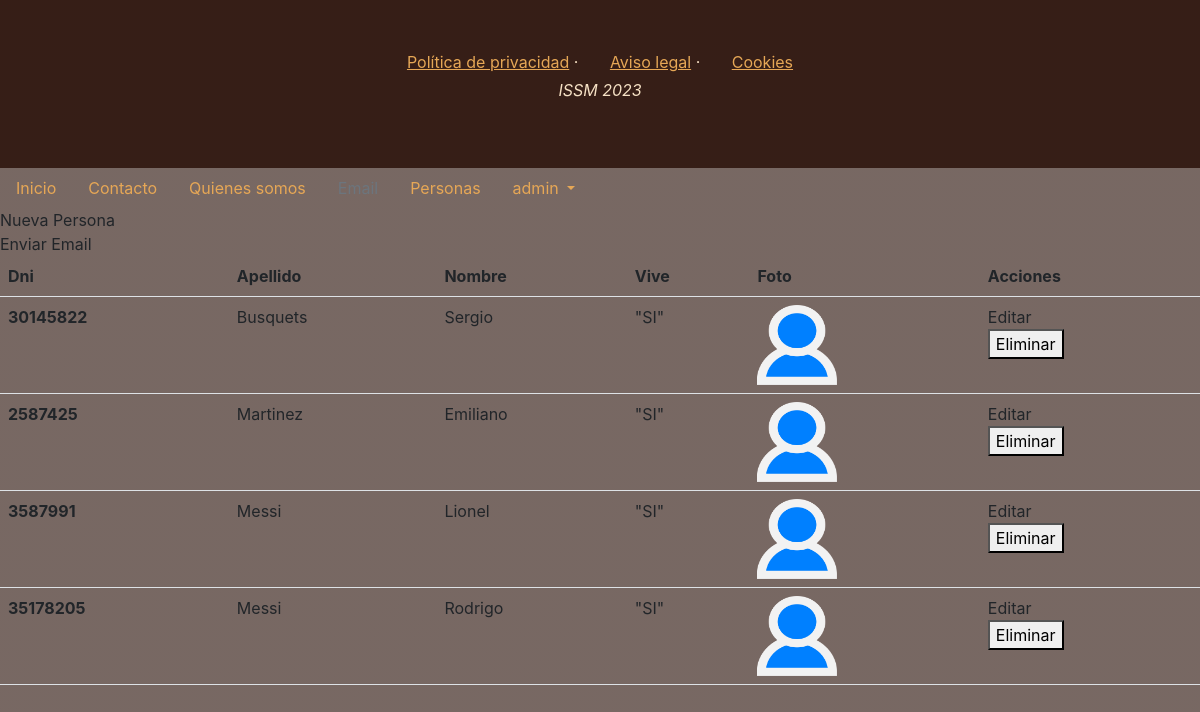
The app's page /listado (signed in) with its own data.
### Personas/models.py (models this page shows, shortened)
class Persona(models.Model):
    SEXO= [('M','Masculino'),
           ('F','Femenino'),
           ('X', 'Otro')
           ]
    dni= models.CharField(max_length=8, verbose_name='D.N.I.', help_text='Ingrese sin puntos', blank=True, null=True) #no requerido
    nombre= models.CharField(max_length=20)
    apellido = models.CharField(max_length=20)
    fecha_nac = models.DateField(max_length=6, verbose_name='Fecha de nacimiento',default='10/10/10',help_text='dia/mes/año')
    created = models.DateTimeField(auto_now_add=True) #cuando fue creado
    update = models.DateTimeField(auto_now_add=True)  #cuando fue actualizado
    sexo= models.CharField(max_length=10, choices=SEXO, default='F', null=True, blank=True)
    estado_civil= models.ForeignKey(EstadoCivil, default='1', on_delete=models.PROTECT)
    vive = models.BooleanField(default=True)
    email = models.EmailField(max_length=250,unique=True,default='nombre@hotmail.com',null=False,blank=False) #requerido
    legajo = RichTextField(default='Legajo de Persona')
    foto = models.ImageField(
        upload_to='imagenes/',  # Ruta donde se guardarán las imágenes
        verbose_name='Foto 4x4',  # Nombre descriptivo para la interfaz de administración
        default='imagenes/avatar.png'
    )
    class Meta:
        verbose_name='Persona'
        verbose_name_plural= 'Personas'
        ordering=('apellido','nombre')

### Personas/views.py (the view)
# urls.py: path('listado',views.listado,name='listado'),
def listado(request):
    personas= Persona.objects.all()
    return render(request,'personas/listado.html',{'personas':personas})

### Personas/templates/personas/listado.html (shortened to what this page needs)
{% extends 'personas/base.html' %}
  {% block content %}
      <a class="nav-link" href="{% url 'nueva' %}">Nueva Persona</a>
      <a class="nav-link" href="{% url 'email_comprobante' %}">Enviar Email</a>
    <table class="table">
      <thead>
        <tr>
          <th scope="col">Dni</th>
          <th scope="col">Apellido</th>
          <th scope="col">Nombre</th>
          <th scope="col">Vive</th>
          <th scope="col">Foto</th>
          <th scope="col">Acciones</th>
        </tr>
      </thead>
      <tbody>
      {% for per in personas %}
        <tr>
          <th scope="row">{{per.dni}}</th>
          <td>{{per.apellido}}</td>
          <td>{{per.nombre}}</td>
          <td>{% if per.vive %} "SI" {% else %}"NO" {%endif%}</td>
          <td VALIGN="middle">
            {% if per.foto %}
            <div class="row-picture">
            <img class="circle" src="{{ per.foto.url }}" alt="{{ per.nombre }}"
            width="80" height="80">
            <br>
            </div>
            {% endif %}
            </td>
          <td><form method="POST":>
            <a class="nav-link" href="{% url 'editar' %}">Editar</a>
        </form>
        <form method="POST" enctype="multipart/form-data">
          <button type="submit">Eliminar</button>
      </form>
      </td>
        </tr>
      {% endfor %}
      </tbody>
    </table>
  {% endblock %}

### Personas/templates/personas/menu_autorizado.html (shortened to what this page needs)
<ul class="nav">
  <li class="nav-item">
    <a class="nav-link active" aria-current="page" href="{% url 'index' %}">Inicio</a>
  </li>
  <li class="nav-item">
    <a class="nav-link" href="{% url 'contacto' %}">Contacto</a>
  </li>
  <li class="nav-item">
    <a class="nav-link" href="#">Quienes somos</a>
  </li>
  <li class="nav-item">
    <a class="nav-link disabled" href="#" tabindex="-1" aria-disabled="true">Email</a>
  </li>
  <li class="nav-item">
      <a class="nav-link" href="{% url 'listado' %}">Personas</a>
    </li>
    <li class="nav-item dropdown">
      <a class="nav-link dropdown-toggle" href="#" id="navbarDropdown" role="button" data-bs-toggle="dropdown" aria-expanded="false">
        {{request.user.username}}
      </a>
    </li>
</ul>

### records on screen
Persona: dni "30145822", apellido "Busquets", nombre "Sergio", vive "\"SI\"", foto (placeholder picture)
Persona: dni "2587425", apellido "Martinez", nombre "Emiliano", vive "\"SI\"", foto (placeholder picture)
Persona: dni "3587991", apellido "Messi", nombre "Lionel", vive "\"SI\"", foto (placeholder picture)
Persona: dni "35178205", apellido "Messi", nombre "Rodrigo", vive "\"SI\"", foto (placeholder picture)

### other values on screen
{{ request.user.username }} "admin"
